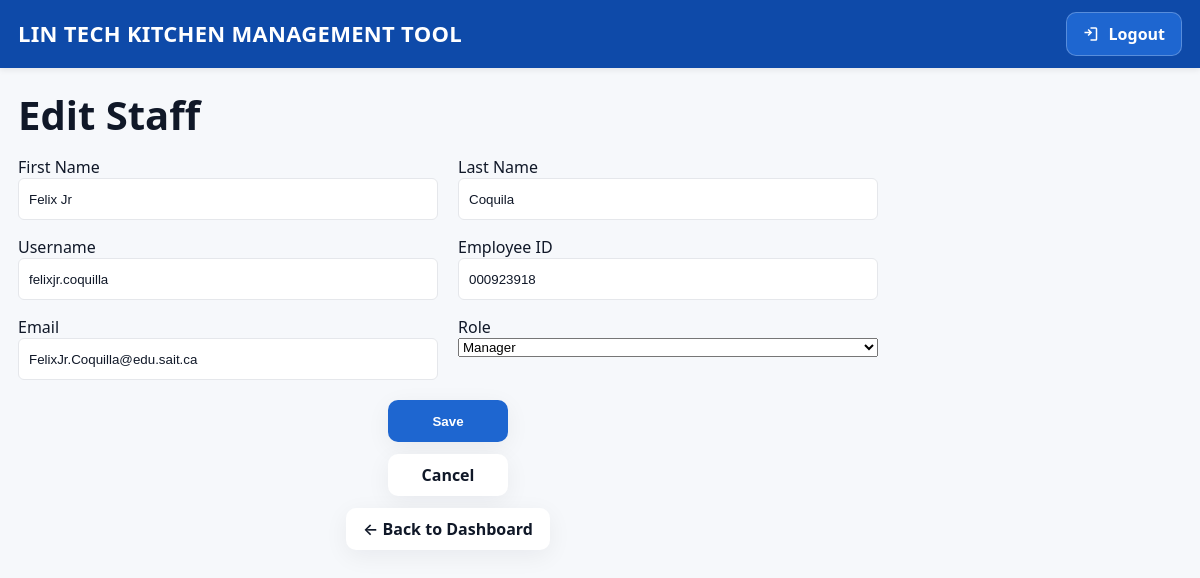
The app's page /staff/2/edit (signed in) with its own data.
### models.py (models this page shows, shortened)
class User(db.Model):
    __tablename__ = "user"
    id = db.Column(db.Integer, primary_key=True)
    first_name = db.Column(db.String(80))
    last_name = db.Column(db.String(80))
    username = db.Column(db.String(80), unique=True, nullable=False)
    employee_id = db.Column(db.String(40), unique=True)
    email = db.Column(db.String(255))
    role = db.Column(db.String(40), nullable=False, default="Dietary Aide")
    password_hash = db.Column(db.String(255), nullable=False)
    must_change_password = db.Column(db.Boolean, default=False)
    created_at = db.Column(db.DateTime, default=datetime.utcnow)
    updated_at = db.Column(db.DateTime, default=datetime.utcnow, onupdate=datetime.utcnow)

### app.py (the view, shortened to what this page needs)
    @app.route("/staff/<int:uid>/edit", methods=["GET", "POST"])
    @login_required
    @roles_required("Manager")
    def staff_edit(uid):
        u = User.query.get_or_404(uid)
        values = {
            "first_name":  u.first_name  or "",
            "last_name":   u.last_name   or "",
            "username":    u.username    or "",
            "employee_id": u.employee_id or "",
            "email":       u.email       or "",
            "role":        u.role        or "Dietary Aide",
        }
        return render_template("staff_form.html", mode="edit", values=values, roles=ROLES, user_id=u.id)

### templates/staff_form.html (shortened to what this page needs)
{% extends "base.html" %}
{% block content %}
<h1>{{ 'Edit Staff' if mode == 'edit' else 'New Staff' }}</h1>
<form method="post" class="form-grid">
  <div class="fg">
    <label class="form-label">First Name</label>
    <input class="form-control" type="text" name="first_name"
           value="{{ values.first_name | default('') }}">
  </div>
  <div class="fg">
    <label class="form-label">Last Name</label>
    <input class="form-control" type="text" name="last_name"
           value="{{ values.last_name | default('') }}">
  </div>
  <div class="fg">
    <label class="form-label">Username</label>
    <input class="form-control" type="text" name="username"
           value="{{ values.username | default('') }}">
  </div>
  <div class="fg">
    <label class="form-label">Employee ID</label>
    <input class="form-control" type="text" name="employee_id"
           value="{{ values.employee_id | default('') }}">
  </div>
  <div class="fg">
    <label class="form-label">Email</label>
    <input class="form-control" type="email" name="email"
           value="{{ values.email | default('') }}">
  </div>
  <div class="fg">
    <label class="form-label">Role</label>
    {% set current_role = values.role | default('Dietary Aide') %}
    <select class="form-select" name="role">
      {% for r in roles %}
        <option value="{{ r }}" {{ 'selected' if r == current_role else '' }}>
          {{ r }}
        </option>
      {% endfor %}
    </select>
  </div>
  <div class="fg fg-actions">
    <button class="btn btn-primary btn-action" type="submit">
      {{ 'Save' if mode == 'edit' else 'Create' }}
    </button>
    <a class="btn btn-outline-secondary btn-action" href="{{ url_for('staff_list') }}">Cancel</a>
    <a class="btn btn-link" href="{{ url_for('dashboard') }}">← Back to Dashboard</a>
  </div>
</form>
{% endblock %}

### templates/base.html (style rules this page uses)
:root { --bg:#f6f8fb; --card:#ffffff; --text:#101828; --line:#e5e7eb; --primary:#1e66d0; --primary-600:#1b59b5; --danger:#dc2626; --shadow:0 6px 24px rgba(16,24,40,.06); --radius:12px; --radius-sm:10px; }
* { box-sizing:border-box; }
html,body { height:100%; }
body { margin:0; background:var(--bg); color:var(--text); -webkit-font-smoothing:antialiased; font-family: system-ui,-apple-system,Segoe UI,Roboto,"Helvetica Neue",Arial,"Noto Sans"; }
h1 { font-size:40px; line-height:1.15; margin:0 0 18px; }
.btn { display:inline-flex; align-items:center; justify-content:center; height:42px; padding:0 16px; border-radius:10px; border:1px solid transparent; background:var(--card); color:var(--text); text-decoration:none; font-weight:600; cursor:pointer; box-shadow:var(--shadow); }
.btn-primary { background:var(--primary); color:#fff; }
.form-control { width:100%; height:42px; padding:8px 10px; border:1px solid var(--line); border-radius:6px; background:#fff; color:var(--text); }
a { color:var(--primary); }
a.btn { color:inherit; }

### templates/staff_form.html (style rules this page uses)
.form-grid { display: grid; grid-template-columns: repeat(2, minmax(260px, 420px)); gap: 1rem 1.25rem; max-width: 900px; }
.fg { display: flex; flex-direction: column; }
.fg-actions { grid-column: 1 / -1; display: flex; align-items: center; gap: .75rem; margin-top: .25rem; }
.btn-action { min-width: 120px; }

### records on screen
User: first_name "Felix Jr", last_name "Coquila", username "felixjr.coquilla", employee_id "000923918", email "FelixJr.Coquilla@edu.sait.ca"

### other values on screen
{{ 'Edit Staff' if mode == 'edit' else 'New Staff' }} "Edit Staff"
{{ 'Save' if mode == 'edit' else 'Create' }} "Save"
form field role "Manager"
